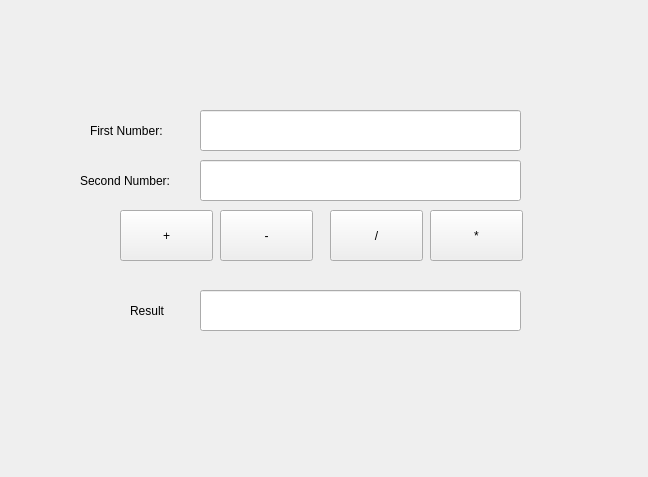
<?xml version="1.0" encoding="UTF-8"?>
<ui version="4.0">
 <class>MainWindow</class>
 <widget class="QMainWindow" name="MainWindow">
  <property name="geometry">
   <rect>
    <x>0</x>
    <y>0</y>
    <width>648</width>
    <height>477</height>
   </rect>
  </property>
  <property name="windowTitle">
   <string>MainWindow</string>
  </property>
  <widget class="QWidget" name="centralwidget">
   <widget class="QLabel" name="label">
    <property name="geometry">
     <rect>
      <x>90</x>
      <y>120</y>
      <width>91</width>
      <height>21</height>
     </rect>
    </property>
    <property name="text">
     <string>First Number:</string>
    </property>
   </widget>
   <widget class="QLabel" name="label_2">
    <property name="geometry">
     <rect>
      <x>80</x>
      <y>170</y>
      <width>111</width>
      <height>21</height>
     </rect>
    </property>
    <property name="text">
     <string>Second Number:</string>
    </property>
   </widget>
   <widget class="QLineEdit" name="txtFirstNum">
    <property name="geometry">
     <rect>
      <x>200</x>
      <y>110</y>
      <width>321</width>
      <height>41</height>
     </rect>
    </property>
   </widget>
   <widget class="QLineEdit" name="txtSecondNum">
    <property name="geometry">
     <rect>
      <x>200</x>
      <y>160</y>
      <width>321</width>
      <height>41</height>
     </rect>
    </property>
   </widget>
   <widget class="QPushButton" name="btnAdd">
    <property name="geometry">
     <rect>
      <x>120</x>
      <y>210</y>
      <width>93</width>
      <height>51</height>
     </rect>
    </property>
    <property name="text">
     <string>+</string>
    </property>
   </widget>
   <widget class="QPushButton" name="btnSub">
    <property name="geometry">
     <rect>
      <x>220</x>
      <y>210</y>
      <width>93</width>
      <height>51</height>
     </rect>
    </property>
    <property name="text">
     <string>-</string>
    </property>
   </widget>
   <widget class="QPushButton" name="btnMul">
    <property name="geometry">
     <rect>
      <x>330</x>
      <y>210</y>
      <width>93</width>
      <height>51</height>
     </rect>
    </property>
    <property name="text">
     <string>/</string>
    </property>
   </widget>
   <widget class="QPushButton" name="btnDiv">
    <property name="geometry">
     <rect>
      <x>430</x>
      <y>210</y>
      <width>93</width>
      <height>51</height>
     </rect>
    </property>
    <property name="text">
     <string>*</string>
    </property>
   </widget>
   <widget class="QLabel" name="label_3">
    <property name="geometry">
     <rect>
      <x>130</x>
      <y>300</y>
      <width>51</width>
      <height>21</height>
     </rect>
    </property>
    <property name="text">
     <string>Result</string>
    </property>
   </widget>
   <widget class="QLineEdit" name="txtResult">
    <property name="geometry">
     <rect>
      <x>200</x>
      <y>290</y>
      <width>321</width>
      <height>41</height>
     </rect>
    </property>
    <property name="readOnly">
     <bool>true</bool>
    </property>
   </widget>
  </widget>
 </widget>
 <resources/>
 <connections/>
</ui>
